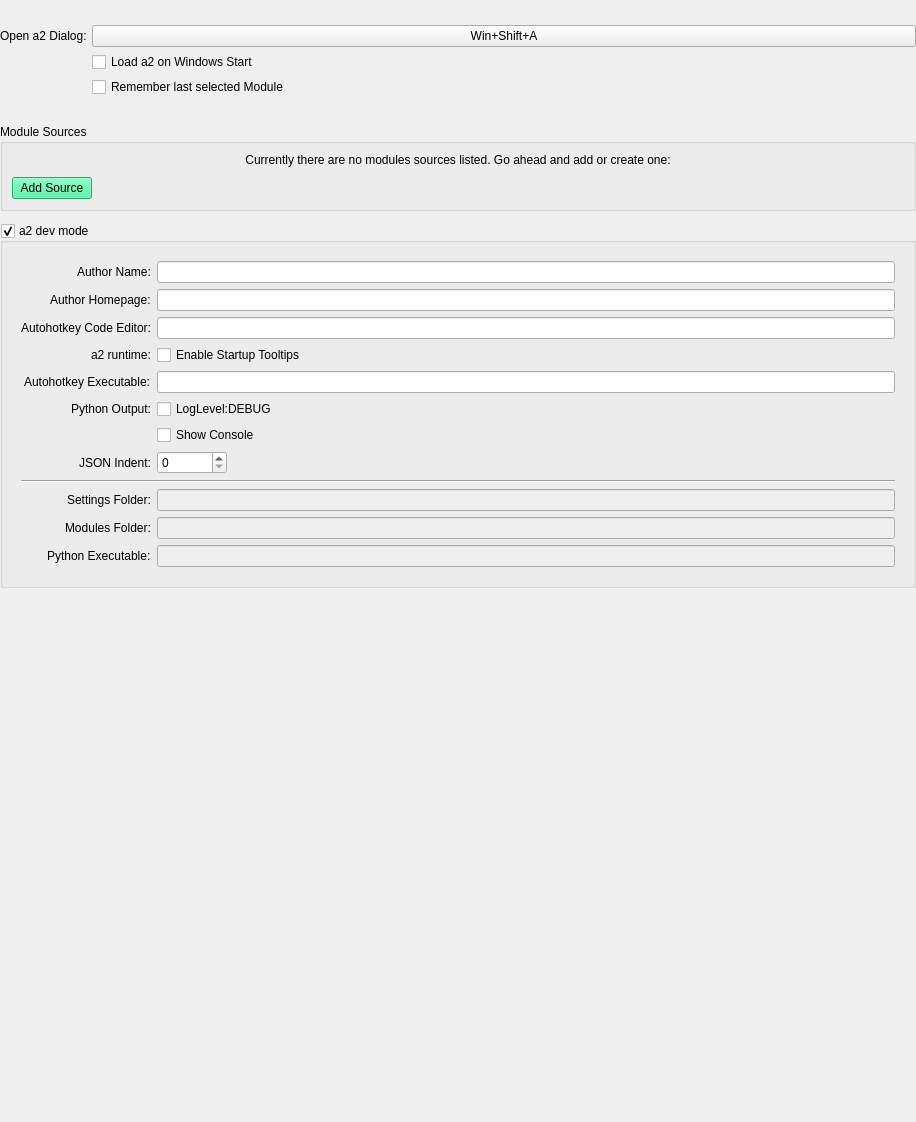
<?xml version="1.0" encoding="UTF-8"?>
<ui version="4.0">
 <class>a2settings</class>
 <widget class="QWidget" name="a2settings">
  <property name="geometry">
   <rect>
    <x>0</x>
    <y>0</y>
    <width>916</width>
    <height>1122</height>
   </rect>
  </property>
  <property name="windowTitle">
   <string notr="true">a2settings</string>
  </property>
  <layout class="QVBoxLayout" name="verticalLayout_2">
   <property name="spacing">
    <number>12</number>
   </property>
   <property name="margin">
    <number>0</number>
   </property>
   <item>
    <layout class="QFormLayout" name="formLayout">
     <property name="fieldGrowthPolicy">
      <enum>QFormLayout::AllNonFixedFieldsGrow</enum>
     </property>
     <property name="horizontalSpacing">
      <number>5</number>
     </property>
     <property name="verticalSpacing">
      <number>5</number>
     </property>
     <property name="topMargin">
      <number>25</number>
     </property>
     <property name="bottomMargin">
      <number>15</number>
     </property>
     <item row="0" column="0">
      <widget class="QLabel" name="label_3">
       <property name="text">
        <string>Open a2 Dialog:</string>
       </property>
      </widget>
     </item>
     <item row="0" column="1">
      <widget class="HotKey" name="a2hotkey">
       <property name="enabled">
        <bool>true</bool>
       </property>
       <property name="text">
        <string>Win+Shift+A</string>
       </property>
      </widget>
     </item>
     <item row="1" column="1">
      <widget class="QCheckBox" name="load_on_win_start">
       <property name="text">
        <string>Load a2 on Windows Start</string>
       </property>
      </widget>
     </item>
     <item row="2" column="1">
      <widget class="QCheckBox" name="remember_selection">
       <property name="text">
        <string>Remember last selected Module</string>
       </property>
      </widget>
     </item>
    </layout>
   </item>
   <item>
    <widget class="QGroupBox" name="groupBox">
     <property name="title">
      <string>Module Sources</string>
     </property>
     <layout class="QVBoxLayout" name="mod_source_box_layout">
      <property name="spacing">
       <number>10</number>
      </property>
      <item>
       <layout class="QVBoxLayout" name="mod_source_layout">
        <property name="spacing">
         <number>2</number>
        </property>
       </layout>
      </item>
      <item>
       <widget class="QLabel" name="no_sources_msg">
        <property name="text">
         <string>Currently there are no modules sources listed. Go ahead and add or create one:</string>
        </property>
        <property name="alignment">
         <set>Qt::AlignCenter</set>
        </property>
        <property name="wordWrap">
         <bool>true</bool>
        </property>
       </widget>
      </item>
      <item>
       <layout class="QHBoxLayout" name="horizontalLayout" stretch="0,0">
        <property name="topMargin">
         <number>0</number>
        </property>
        <item>
         <widget class="QPushButton" name="add_source_button">
          <property name="styleSheet">
           <string notr="true">QPushButton {background-color:#37ED95}</string>
          </property>
          <property name="text">
           <string>Add Source</string>
          </property>
         </widget>
        </item>
        <item>
         <spacer name="horizontalSpacer">
          <property name="orientation">
           <enum>Qt::Horizontal</enum>
          </property>
          <property name="sizeHint" stdset="0">
           <size>
            <width>40</width>
            <height>20</height>
           </size>
          </property>
         </spacer>
        </item>
       </layout>
      </item>
     </layout>
    </widget>
   </item>
   <item>
    <widget class="QGroupBox" name="dev_box">
     <property name="title">
      <string>a2 dev mode</string>
     </property>
     <property name="checkable">
      <bool>true</bool>
     </property>
     <layout class="QVBoxLayout" name="verticalLayout_3">
      <item>
       <widget class="QWidget" name="dev_widget" native="true">
        <layout class="QFormLayout" name="formLayout_2">
         <property name="fieldGrowthPolicy">
          <enum>QFormLayout::AllNonFixedFieldsGrow</enum>
         </property>
         <property name="labelAlignment">
          <set>Qt::AlignRight|Qt::AlignTrailing|Qt::AlignVCenter</set>
         </property>
         <item row="0" column="0">
          <widget class="QLabel" name="label_4">
           <property name="text">
            <string>Author Name:</string>
           </property>
          </widget>
         </item>
         <item row="0" column="1">
          <widget class="QLineEdit" name="author_name"/>
         </item>
         <item row="1" column="0">
          <widget class="QLabel" name="label_6">
           <property name="text">
            <string>Author Homepage:</string>
           </property>
          </widget>
         </item>
         <item row="1" column="1">
          <widget class="QLineEdit" name="author_url"/>
         </item>
         <item row="4" column="0">
          <widget class="QLabel" name="label_8">
           <property name="text">
            <string>Autohotkey Executable:</string>
           </property>
          </widget>
         </item>
         <item row="4" column="1">
          <widget class="PathField" name="ahk_exe"/>
         </item>
         <item row="7" column="0">
          <widget class="QLabel" name="label_11">
           <property name="text">
            <string>Python Output:</string>
           </property>
          </widget>
         </item>
         <item row="7" column="1">
          <widget class="QCheckBox" name="loglevel_debug">
           <property name="text">
            <string>LogLevel:DEBUG</string>
           </property>
          </widget>
         </item>
         <item row="8" column="1">
          <widget class="QCheckBox" name="show_console">
           <property name="text">
            <string>Show Console</string>
           </property>
          </widget>
         </item>
         <item row="9" column="0">
          <widget class="QLabel" name="label_9">
           <property name="text">
            <string>JSON Indent:</string>
           </property>
          </widget>
         </item>
         <item row="9" column="1">
          <widget class="QSpinBox" name="json_indent">
           <property name="maximumSize">
            <size>
             <width>70</width>
             <height>16777215</height>
            </size>
           </property>
          </widget>
         </item>
         <item row="11" column="0" colspan="2">
          <widget class="Line" name="line">
           <property name="sizePolicy">
            <sizepolicy hsizetype="Minimum" vsizetype="Fixed">
             <horstretch>0</horstretch>
             <verstretch>0</verstretch>
            </sizepolicy>
           </property>
           <property name="minimumSize">
            <size>
             <width>100</width>
             <height>0</height>
            </size>
           </property>
           <property name="orientation">
            <enum>Qt::Horizontal</enum>
           </property>
          </widget>
         </item>
         <item row="12" column="0">
          <widget class="QLabel" name="label_2">
           <property name="text">
            <string>Settings Folder:</string>
           </property>
          </widget>
         </item>
         <item row="12" column="1">
          <widget class="QLineEdit" name="settings_folder">
           <property name="enabled">
            <bool>false</bool>
           </property>
          </widget>
         </item>
         <item row="13" column="0">
          <widget class="QLabel" name="label_7">
           <property name="text">
            <string>Modules Folder:</string>
           </property>
          </widget>
         </item>
         <item row="13" column="1">
          <widget class="QLineEdit" name="module_folder">
           <property name="enabled">
            <bool>false</bool>
           </property>
          </widget>
         </item>
         <item row="14" column="0">
          <widget class="QLabel" name="label_10">
           <property name="text">
            <string>Python Executable:</string>
           </property>
          </widget>
         </item>
         <item row="14" column="1">
          <widget class="QLineEdit" name="python_executable">
           <property name="enabled">
            <bool>false</bool>
           </property>
          </widget>
         </item>
         <item row="3" column="0">
          <widget class="QLabel" name="label_12">
           <property name="text">
            <string>a2 runtime:</string>
           </property>
          </widget>
         </item>
         <item row="3" column="1">
          <widget class="QCheckBox" name="loglevel_debug_2">
           <property name="text">
            <string>Enable Startup Tooltips</string>
           </property>
          </widget>
         </item>
         <item row="2" column="0">
          <widget class="QLabel" name="label_5">
           <property name="text">
            <string>Autohotkey Code Editor:</string>
           </property>
          </widget>
         </item>
         <item row="2" column="1">
          <widget class="PathField" name="code_editor"/>
         </item>
        </layout>
       </widget>
      </item>
     </layout>
    </widget>
   </item>
   <item>
    <spacer name="verticalSpacer">
     <property name="orientation">
      <enum>Qt::Vertical</enum>
     </property>
     <property name="sizeHint" stdset="0">
      <size>
       <width>0</width>
       <height>0</height>
      </size>
     </property>
    </spacer>
   </item>
  </layout>
 </widget>
 <customwidgets>
  <customwidget>
   <class>HotKey</class>
   <extends>QPushButton</extends>
   <header>a2ctrl.hotkey</header>
  </customwidget>
  <customwidget>
   <class>PathField</class>
   <extends>QLineEdit</extends>
   <header>a2ctrl.path_field</header>
  </customwidget>
 </customwidgets>
 <resources/>
 <connections/>
</ui>
